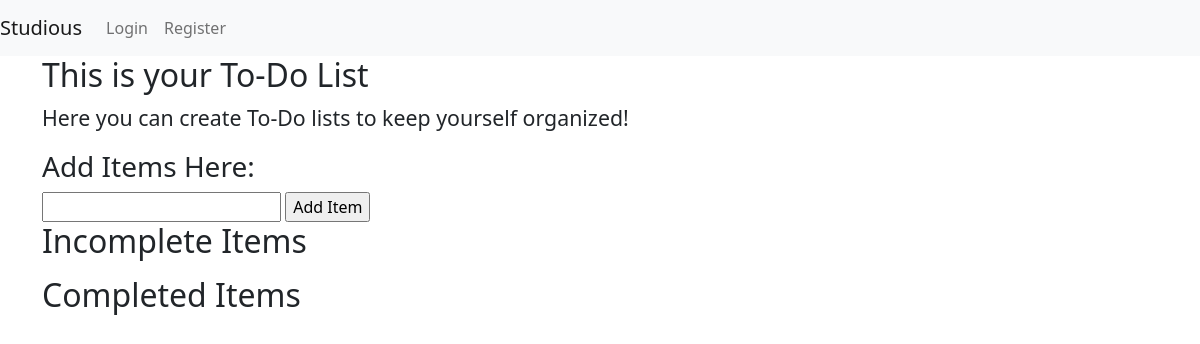
Before: /todolist with the older database file.
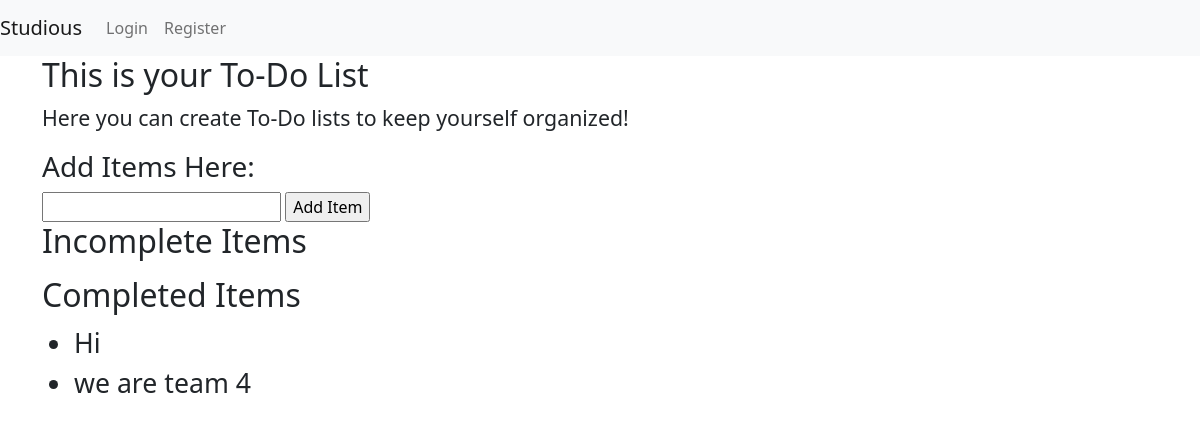
After: the same page with the newer database file.
### myapp/models.py (models this page shows, shortened)
class todo_list(db.Model):
    id = db.Column(db.Integer, primary_key = True)
    todo_item = db.Column(db.String(256))
    complete = db.Column(db.Boolean)

### myapp/routes.py (the view)
@myapp_obj.route('/todolist')
def todolist():
    title = 'To-Do List'
    complete = todo_list.query.filter_by(complete=True).all()
    incomplete = todo_list.query.filter_by(complete=False).all()
    return render_template('todolist.html', title = title,complete = complete, incomplete = incomplete)

### myapp/templates/todolist.html (shortened to what this page needs)
{% extends "base.html" %}
{% block content %}
<body>
    <div>
	    <h2>This is your To-Do List</h2>
        <p style = "font-size: 16pt">Here you can create To-Do lists to keep yourself organized!</p>
        <h3>Add Items Here:</h3>
        <form action = "{{ url_for('add') }}" method = "POST">
            <input type = "text" name = "todoitem">
            <input type = "submit" value = "Add Item" class = "button">
        </form>
    </div>
    <h2>Incomplete Items</h2>
    <h2>Completed Items</h2>
    <ul>
        {% for todo in complete %}
        <li style = "font-size: 20pt"> {{ todo.todo_item }} </li>
        {% endfor %}
    </ul>
</body>
{% endblock  %}

### myapp/templates/base.html (shortened to what this page needs)
<!DOCTYPE html>
<html>
<head>
	<link href="https://cdn.jsdelivr.net/npm/bootstrap@5.1.3/dist/css/bootstrap.min.css" rel="stylesheet"
>
</head>
<body>
	<nav class="navbar navbar-expand-md navbar-light bg-light">
		<a class="navbar-brand" href="{{ url_for('index')}}">Studious</a>
		<div class="collapse navbar-collapse" id="navbarNav">
			<ul class="navbar-nav">
				{% if current_user.is_authenticated %}
				<li class="nav-item active">
					<a class="nav-link" href="/splash">Splash Page</a>
				</li>
				<li class="nav-item active">
					<a class="nav-link" href="/logout">Logout</a>
				</li>
				<li class="nav-item active">
					<a class="nav-link" href="/delete">Delete</a>
				</li>
				<li class="nav-item active">
					<a class="nav-link" href="/notes">Notes</a>
				</li>
				<li class="nav-item active">
					<a class="nav-link" href="/todolist">Todo List</a>
				</li>
				<li class="nav-item active">
					<a class="nav-link" href="/renderFlashCard">Flash Cards</a>
				</li>
				<li class="nav-item active">
					<a class="nav-link" href="/search">Search</a>
				</li>
				<li class ="nav-item active">
					<a class ="nav-link" href="/changepassword">Change Password</a>
				</li>
				{% else %}
				<li class="nav-item active">
					<a class="nav-link" href="/login">Login</a>
				</li>
				<li class="nav-item active">
					<a class="nav-link" href="/register">Register</a>
				</li>
				{% endif %}
			</ul>
		</div>
	</nav>
	<div class="container">
		{% block content %} {% endblock %}
	</div>
</body>
</html>

Changed rows visible on the page:
added todo_list: todo_item "Hi"
added todo_list: todo_item "we are team 4"
